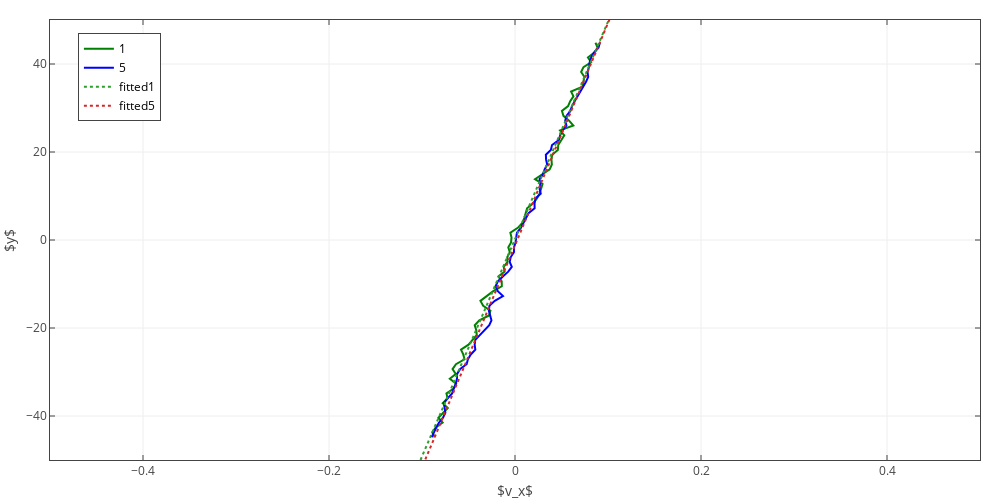

The notebook cell saved with this chart:
### Code cell
fig = go.Figure(data=mydata[0], layout=layout)
# py.iplot(fig, filename='RMSDX')
iplot(fig)
# pio.write_image(fig, 'rmsdx1.png', format='png', scale=5)
# print("Done saving image!")
